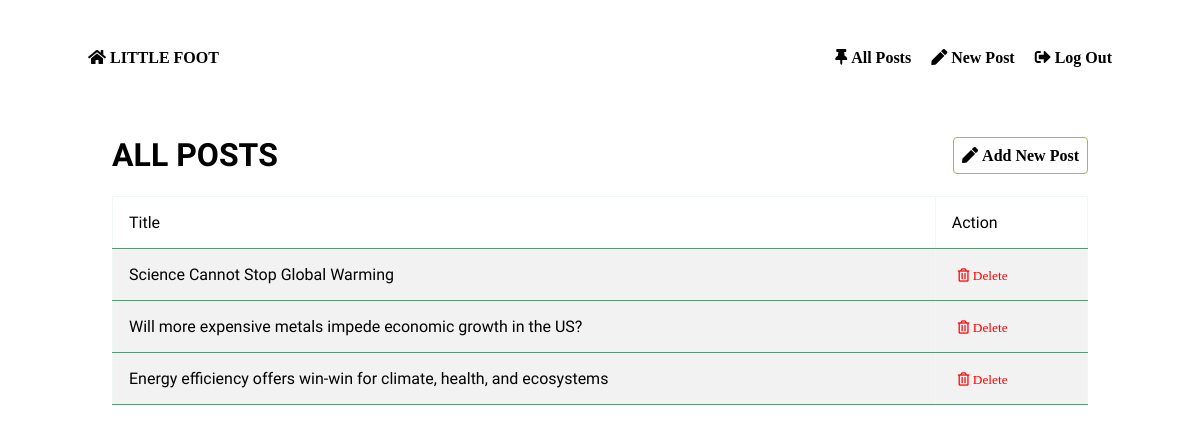
Screenshot of /admin/posts.php (signed in) with the database file from the repository.
### tables this page shows
CREATE TABLE `post` (
  `id` int(11) NOT NULL,
  `post_title` varchar(255) NOT NULL,
  `post_desc` longtext NOT NULL,
  `post_deleted` tinyint(1) NOT NULL
);

### admin/posts.php (the view, shortened to what this page needs)
<!DOCTYPE html>
 <html class="no-js">
  <head>
    <link rel="stylesheet" href="https://cdnjs.cloudflare.com/ajax/libs/font-awesome/5.12.1/css/all.min.css">
    <link rel="stylesheet" href="../CSS/style.css">
    <link rel="stylesheet" href="../CSS/admin.css">
  </head>
  <body>
    <div class="container">
      <?php include 'header.php';?>
      <main class="posts">
        <div class="post-header">
          <h1>ALL POSTS</h1>
          <a class="new-post" href="./new-post.php"><i class="fas fa-pen"> Add New Post</i></a>
        </div>
        <table class="post-table">
          <thead>
            <tr>
              <td>Title</td>
              <td>Action</td>
            </tr>
          </thead>
          <tbody>
          <form class="posts" method="POST" action="../PHP/delete-post.php">
            <?php
              require_once('../PHP/database.php');
              $sql = "SELECT * FROM post WHERE post_deleted = 0";
              $result = mysqli_query($conn, $sql);
              while($row = mysqli_fetch_assoc($result)){
              echo "<tr><td>{$row['post_title']}</td>
              <td><button class='btn-del' name='delete-post' value={$row['id']}><i class='far fa-trash-alt'> Delete</i></button></td>
              </tr>\n";
            }
            ?>
          </form>
          </tbody>
        </table>
      </main>
    </div>
  </body>
</html>

### CSS/style.css (style rules this page uses)
body { margin:0; font-family: 'Raleway', sans-serif; position: relative; }
a { text-decoration: none; }

### CSS/admin.css (style rules this page uses)
* { box-sizing: border-box; }
.container { width: 100%; height: 100%; padding: 2em 5em; }
a:link, a:visited { text-decoration: none; color: #000000; padding: .5em; }
.post-header { display: flex; justify-content: space-between; align-items: center; }
.new-post:link, .new-post:active { border: 1px solid #8fc548; border-radius: .25em; }
.posts { padding: 2em; }
.post-table { width: 100%; border-collapse: collapse; border-radius: .25em; }
.post-table td { border: 1px solid #F0F7F4; padding: 1em; border-bottom: 1px solid #5C967A; }
.post-table tbody { background-color: #f2f2f2; }
.btn-del { background-color: transparent; border: none; cursor: pointer; }
.btn-del i { color: red; }

### rows the page displays
post: post_title "Science Cannot Stop Global Warming", $row['id'] 6 (drawn)
post: post_title "Will more expensive metals impede economic growth in the US?", $row['id'] 7 (drawn)
post: post_title "Energy efficiency offers win-win for climate, health, and ecosystems", $row['id'] 8 (drawn)
